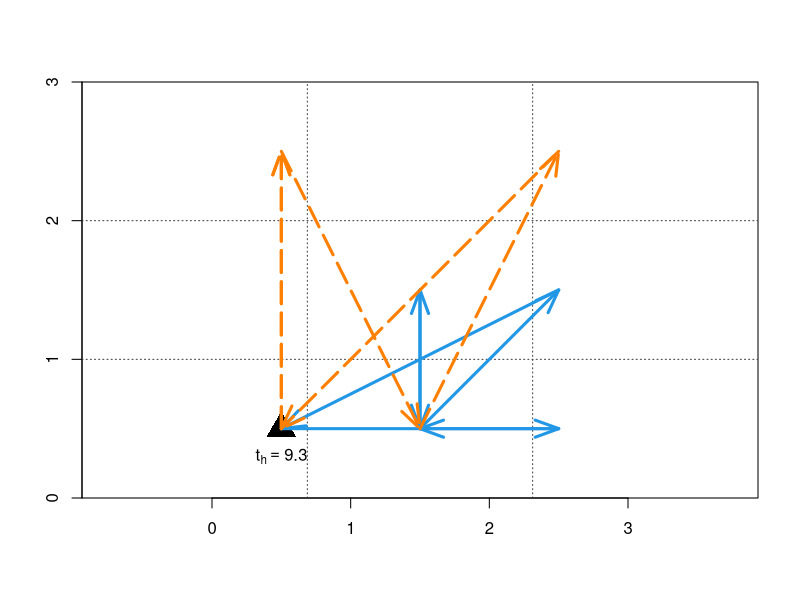

The R source for this figure: (Note: this script raises an error after producing the figure.)

# problem parameters
base_id <- 1
water_id <- 4
node_at_a_side <- 3
pX <- c(0.5, 0.5, 0.5, 1.5, 1.5, 1.5, 2.5, 2.5, 2.5)
pY <- c(0.5,1.5,2.5,0.5,1.5,2.5,0.5,1.5,2.5)
pMat <- c()


# functions
# plot vehicle route
plot_vehicle_route <- function(visiting_order, vehicle_col, vehicle_line_type) {
  for (i in 1:(length(visiting_order)-1)) {
    print(i)
    arrows(pX[visiting_order[i]],pY[visiting_order[i]], pX[visiting_order[i+1]],pY[visiting_order[i+1]], col=vehicle_col,lwd=3, lty=vehicle_line_type, length = 0.25, angle = 20)
    i=i+1
  }
}

# # plot nodes
# plot_node_add <- function(node_x, node_y, node_id, t_s, t_v, col_def){
#   points(x=node_x,y=node_y,col = "black", bg="white", pch=21,cex=3.5)
#   text(x=node_x,y=node_y,col = "black", labels=node_id ,cex=1.3)
#   text(node_x,node_y+0.32,labels =  bquote(t[s] == .(t_s)), col = col_def)
#   text(node_x,node_y+0.2,labels =  bquote(t[v] == .(t_v)), col = col_def)
# }


# plot nodes
plot_node_add <- function(status, node_x, node_y, node_id, t_s, t_m, t_e, t_v, p_j, col_def){
  if (status == "visited") {
      col_to_use = "forestgreen"
    }
  else{
    col_to_use = "red"
  }
  points(x=node_x, y=node_y, col = "black", bg=alpha(col_to_use, 0.2),  pch = 21, cex = 5.5)
  text(x=node_x, y=node_y, col = "black", labels = node_id, cex = 1.5)
  text(node_x, node_y + 0.38,labels =  bquote(tw[.(i)] == "[" ~.(t_s) ~"," ~.(t_m) ~","~ .(t_e) ~"]"), col = col_to_use, cex = 0.8)
  text(node_x, node_y + 0.25,labels =  bquote(t[v] == .(t_v)), col = col_to_use, cex = 0.8)
  text(node_x, node_y - 0.28,labels =  bquote(p[.(i)] == .(p_j)), col = col_to_use, cex = 0.8)
  
}


# node arrival times
t_s_list <- c(0, 0, 0, 0, 2, 1, 0, 1, 0)
t_m_list <- c(0, 0, 2.5, 0, 3.67, 2.67, 1.25, 2, 1)
t_e_list <- c(0, 0, 5, 0, 7, 6, 6.25, 12, 11)


t_v_list <- c(0, 0, 2, 0, 4, "NA", 2, 6.41, 6.47)
p_j_list <- c(0, 0, 0.6, 0, 0.12, 0, 0.41, 0.17, 0.16)


# vehicle routes
vehicle1_route <- c(1,7,4,5,4,8,1)
vehicle2_route <- c(1,3,4,9,1,3)
vehicle_routes <- list(vehicle1_route, vehicle2_route )

plot(c(), xlim=c(0,ceiling(max(pX))), ylim=c(0,ceiling(max(pY))),asp=1,xaxs="i", yaxs="i",xaxt='n', yaxt="n", ylab="", xlab="")
# plot(c(), xlim=c(0,ceiling(max(pX))), ylim=c(0,ceiling(max(pY))),asp=1,xaxs="i", yaxs="i",xaxt='n', yaxt="n", ylab="", xlab="", bty="n") # see ?plot.function
x <- seq(0, ceiling(max(pX)), 1)
axis(side = 1, at = x, labels = T)
axis(side = 2, at = x, labels = T)
grid(nx = node_at_a_side, ny = node_at_a_side, col = "gray25", lty = "dotted",lwd = par("lwd"), equilogs = TRUE)


# add workplace
points(x=0.5,y=0.5,col = "black", pch=17,cex=3)
# text(0.5,0.5-0.2,labels = bquote(t[s] == 0), col=1)
text(0.5,0.5-0.2,labels = bquote(t[h] == 9.30), col=1)

# add routes
plot_vehicle_route(vehicle1_route, 4, 1)
plot_vehicle_route(vehicle2_route,"darkorange1", 5)

# add node results for the routes
for (v in vehicle_routes) {
  for (i in setdiff(unique(v), c(base_id, water_id))) {
    plot_node_add("visited", pX[i], pY[i], i, t_s_list[i], t_m_list[i], t_e_list[i], t_v_list[i], p_j_list[i], "gray20") # node 3
  }
}

# add nodes that are not visited
not_visited_nodes = c(6)

for (i in not_visited_nodes){
  plot_node_add("not_visited", pX[i],  pY[i], i, t_s_list[i], t_m_list[i], t_e_list[i], t_v_list[i], p_j_list[i], "gray20") # node 3
}

# add water resource
water_resouce_nodes = c(4)
for (i in water_resouce_nodes) {
  points(x=pX[water_id],y=pY[water_id],col = "black", bg=alpha("deepskyblue", 0.2), pch=21,cex=5.5)
  text(x=pX[water_id],y=pY[water_id],col = "black", labels=water_id ,cex=1.5)
}


legend_text = c()
for (v in (1:length(vehicle_routes))){
  legend_text <- append(legend_text, paste0("UAV ", v, ": ", paste(vehicle_routes[[v]], collapse = "-")))}
# c("UAV 1: 1-7-4-5-4-8-1", "UAV 2: 1-3-4-9-1-3")

legend('top', legend_text, pch = c(NA, NA), lty = c(1, 5), col = c(4,"darkorange2"), 
       lwd=c(2,2),text.col = c(4,"darkorange2"), cex = 1.2, 
       xpd=TRUE, bty = "n", inset=c(0,-0.15),
         ncol = 1)



t(combn(c(3,5,6,7,8,9), 3))
